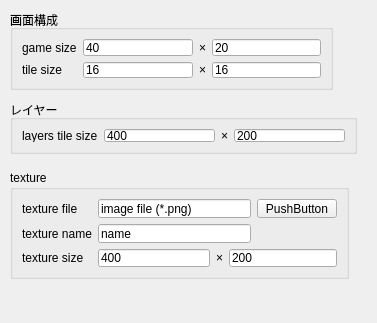
<?xml version="1.0" encoding="UTF-8"?>
<ui version="4.0">
 <class>Form</class>
 <widget class="QWidget" name="Form">
  <property name="geometry">
   <rect>
    <x>0</x>
    <y>0</y>
    <width>377</width>
    <height>323</height>
   </rect>
  </property>
  <property name="minimumSize">
   <size>
    <width>226</width>
    <height>117</height>
   </size>
  </property>
  <property name="windowTitle">
   <string>Form</string>
  </property>
  <widget class="QGroupBox" name="groupBox">
   <property name="geometry">
    <rect>
     <x>10</x>
     <y>10</y>
     <width>323</width>
     <height>80</height>
    </rect>
   </property>
   <property name="title">
    <string>画面構成</string>
   </property>
   <layout class="QGridLayout" name="gridLayout">
    <item row="0" column="0">
     <widget class="QLabel" name="label">
      <property name="text">
       <string>game size</string>
      </property>
     </widget>
    </item>
    <item row="0" column="1">
     <widget class="QLineEdit" name="tileSizeW">
      <property name="text">
       <string>40</string>
      </property>
     </widget>
    </item>
    <item row="0" column="2">
     <widget class="QLabel" name="label_4">
      <property name="text">
       <string>×</string>
      </property>
     </widget>
    </item>
    <item row="0" column="3">
     <widget class="QLineEdit" name="tileSizeH">
      <property name="text">
       <string>20</string>
      </property>
     </widget>
    </item>
    <item row="1" column="0">
     <widget class="QLabel" name="label_10">
      <property name="text">
       <string>tile size</string>
      </property>
     </widget>
    </item>
    <item row="1" column="1">
     <widget class="QLineEdit" name="tileSizeW_2">
      <property name="text">
       <string>16</string>
      </property>
     </widget>
    </item>
    <item row="1" column="2">
     <widget class="QLabel" name="label_9">
      <property name="text">
       <string>×</string>
      </property>
     </widget>
    </item>
    <item row="1" column="3">
     <widget class="QLineEdit" name="tileSizeH_2">
      <property name="text">
       <string>16</string>
      </property>
     </widget>
    </item>
   </layout>
  </widget>
  <widget class="QGroupBox" name="groupBox_2">
   <property name="geometry">
    <rect>
     <x>10</x>
     <y>100</y>
     <width>347</width>
     <height>54</height>
    </rect>
   </property>
   <property name="title">
    <string>レイヤー</string>
   </property>
   <layout class="QGridLayout" name="gridLayout_2">
    <item row="0" column="0">
     <widget class="QLabel" name="label_2">
      <property name="text">
       <string>layers tile size</string>
      </property>
     </widget>
    </item>
    <item row="0" column="1">
     <widget class="QLineEdit" name="tileW">
      <property name="text">
       <string>400</string>
      </property>
     </widget>
    </item>
    <item row="0" column="2">
     <widget class="QLabel" name="label_11">
      <property name="text">
       <string>×</string>
      </property>
     </widget>
    </item>
    <item row="0" column="3">
     <widget class="QLineEdit" name="tileH">
      <property name="text">
       <string>200</string>
      </property>
     </widget>
    </item>
   </layout>
  </widget>
  <widget class="QGroupBox" name="groupBox_3">
   <property name="geometry">
    <rect>
     <x>10</x>
     <y>170</y>
     <width>339</width>
     <height>109</height>
    </rect>
   </property>
   <property name="title">
    <string>texture</string>
   </property>
   <layout class="QGridLayout" name="gridLayout_3">
    <item row="0" column="0">
     <widget class="QLabel" name="label_3">
      <property name="text">
       <string>texture file</string>
      </property>
     </widget>
    </item>
    <item row="0" column="1" colspan="3">
     <widget class="QLineEdit" name="tileW_2">
      <property name="text">
       <string>image file (*.png)</string>
      </property>
     </widget>
    </item>
    <item row="0" column="4">
     <widget class="QPushButton" name="pushButton">
      <property name="text">
       <string>PushButton</string>
      </property>
     </widget>
    </item>
    <item row="1" column="0">
     <widget class="QLabel" name="label_6">
      <property name="text">
       <string>texture name</string>
      </property>
     </widget>
    </item>
    <item row="1" column="1" colspan="3">
     <widget class="QLineEdit" name="tileW_4">
      <property name="text">
       <string>name</string>
      </property>
     </widget>
    </item>
    <item row="2" column="0">
     <widget class="QLabel" name="label_5">
      <property name="text">
       <string>texture size</string>
      </property>
     </widget>
    </item>
    <item row="2" column="1">
     <widget class="QLineEdit" name="tileW_3">
      <property name="text">
       <string>400</string>
      </property>
     </widget>
    </item>
    <item row="2" column="2">
     <widget class="QLabel" name="label_12">
      <property name="text">
       <string>×</string>
      </property>
     </widget>
    </item>
    <item row="2" column="3" colspan="2">
     <widget class="QLineEdit" name="tileH_2">
      <property name="text">
       <string>200</string>
      </property>
     </widget>
    </item>
   </layout>
  </widget>
 </widget>
 <resources/>
 <connections/>
</ui>
